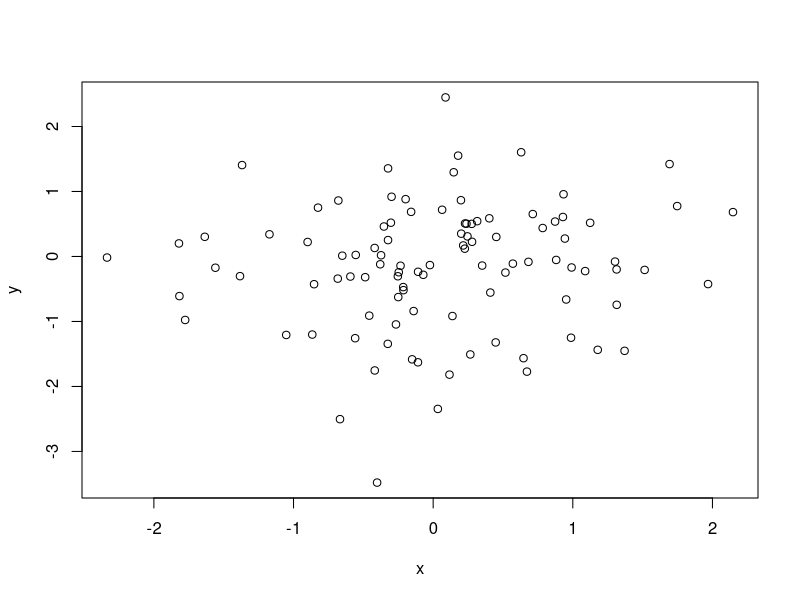

The R source for this figure:
## ---- chunk 1
rnorm(10)
## ---- chunk 2
#| label: fig-skiddaw
#| fig-cap: A plot to get things started.
#| warning: false
x = rnorm(100) 
y = rnorm(100)
plot(y ~ x)
